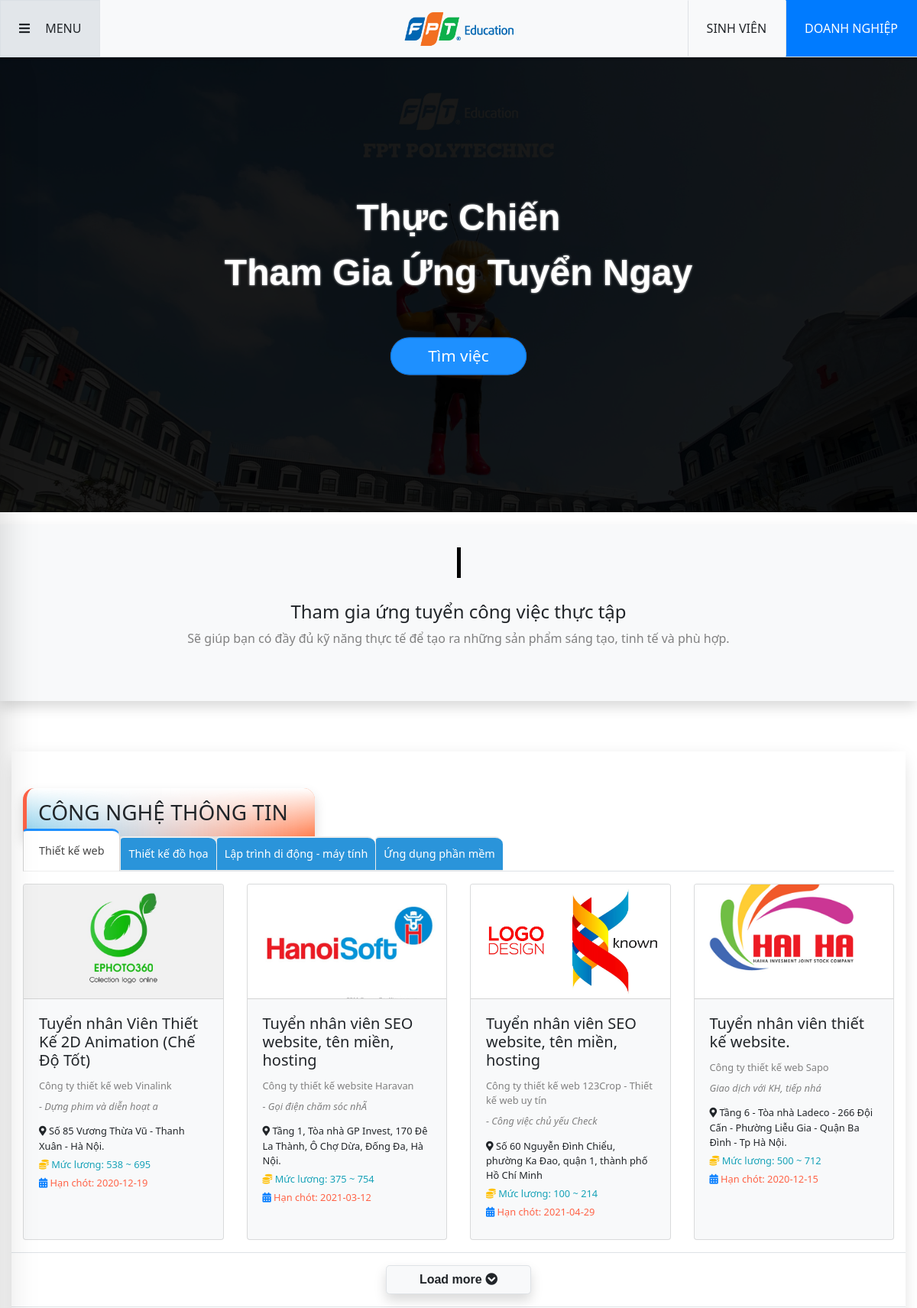
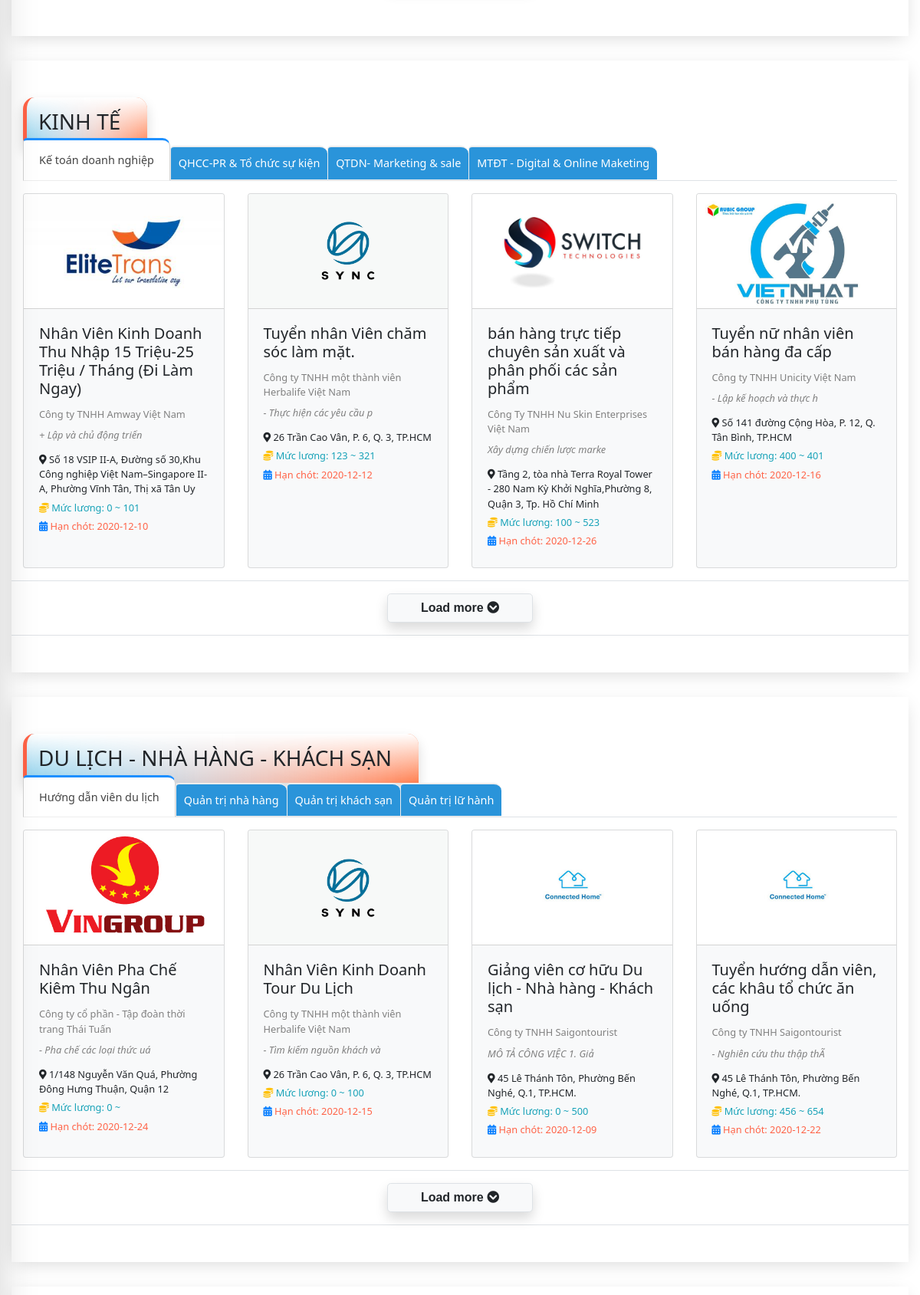
The page /site/index.php (upper part) on the database its author committed (2 pictures, top to bottom).
### tables this page shows
CREATE TABLE `nhom_nganh` (
  `id_nn` int(11) NOT NULL,
  `ten_nn` varchar(100) NOT NULL,
  `an_hien` tinyint(1) DEFAULT NULL
);

CREATE TABLE `nganh` (
  `id_nganh` int(11) NOT NULL,
  `ten_nganh` varchar(100) NOT NULL,
  `an_hien` tinyint(1) DEFAULT NULL,
  `id_nn` int(11) NOT NULL
);

CREATE TABLE `dang_tuyen` (
  `id_dt` int(11) NOT NULL,
  `tieu_de` varchar(100) DEFAULT NULL,
  `mo_ta` varchar(2000) DEFAULT NULL,
  `yeu_cau` varchar(2000) DEFAULT NULL,
  `quyen_loi` varchar(2000) DEFAULT NULL,
  `sl_sv_can` int(11) DEFAULT 1,
  `sl_sv_dk` int(11) DEFAULT 0,
  `thoi_gian` date DEFAULT NULL,
  `vi_tri` tinyint(1) DEFAULT NULL COMMENT '0 nhân viên thực tập\r\n1 nhân viên chính thức',
  `kinh_nghiem` tinyint(1) DEFAULT 0 COMMENT '0: không cần\r\n1: cần',
  `luong_khoi_dau` int(12) DEFAULT 0,
  `luong_ket_thuc` int(12) DEFAULT NULL,
  `thoi_gian_tt` int(2) NOT NULL COMMENT 'từ 1-12 giá trị theo tháng',
  `full_part_time` tinyint(1) DEFAULT 0 COMMENT '0 part time\r\n1 full time',
  `thoi_gian_lam_viec` tinyint(1) DEFAULT 0 COMMENT '0 làm t2-t6\r\n1 lam thu2-thu7\r\n2 lam thu2-cn',
  `che_do_bao_hiem` tinyint(1) DEFAULT 0,
  `du_lich` tinyint(1) DEFAULT 0,
  `che_do_thuong` tinyint(1) DEFAULT 0,
  `dao_tao` tinyint(1) DEFAULT 0,
  `tang_luong` tinyint(1) DEFAULT 0,
  `nghi_phep_nam` tinyint(1) DEFAULT 0,
  `id_dn` int(11) NOT NULL,
  `id_nganh` int(11) NOT NULL,
  `an_hien` tinyint(1) NOT NULL
);

CREATE TABLE `doanh_nghiep` (
  `id_dn` int(11) NOT NULL,
  `id_user` int(12) NOT NULL,
  `ten_dn` varchar(100) NOT NULL,
  `banner` varchar(200) DEFAULT NULL,
  `anh` varchar(200) DEFAULT NULL,
  `dia_chi` varchar(100) NOT NULL,
  `toa_do` varchar(30) NOT NULL COMMENT 'lat và lng cách nhau bởi dấu ,',
  `masothue` int(10) NOT NULL,
  `fax` int(10) NOT NULL,
  `sdt` varchar(11) NOT NULL,
  `sdt_ban` varchar(11) NOT NULL,
  `facebook` varchar(200) NOT NULL,
  `website` varchar(200) NOT NULL,
  `ngay_cap_nhap` date DEFAULT NULL,
  `an_hien` tinyint(1) DEFAULT 1,
  `stt` int(3) NOT NULL
);

### system/database.php (called while the page is built, shortened)
<?php
    function getConnection()  {
        try {
            $conn = new PDO("mysql:host=".HOST_DB.";dbname=".NAME_DB, USER_DB, PASS_DB);
            $conn->setAttribute(PDO::ATTR_ERRMODE, PDO::ERRMODE_EXCEPTION);
            return $conn;
            } catch(PDOException $e) {
            echo "Connection failed: " . $e->getMessage();
            }
        }
    function query($sql)   {
        $conn = getConnection();
        $result = $conn->query($sql);
        return $result;
        }
    function queryOne($sql) {
        $conn = getConnection();
        $result = $conn->query($sql);
        $row = $result->fetch(PDO::FETCH_ASSOC);
        return $row;
    }
?>

### site/model/home.php (called while the page is built, shortened)
<?php
require_once('../system/database.php');
function ds_nn(){
    $sql ="SELECT * FROM nhom_nganh";
   return query($sql);
}
function ds_nganh($id){
    $sql ="SELECT * FROM nganh where id_nn=$id";
   return query($sql);
}
function ds_dt($id){
    $sql ="SELECT * from dang_tuyen where id_nganh=$id and curdate() <= thoi_gian and sl_sv_can > sl_sv_dk order by id_dt desc";
    return query($sql);
}
function checkdoanhnghiepbyid($id){
    $sql="select * from doanh_nghiep where id_dn='$id'";
    return queryOne($sql);
}
?>

### site/view/home.php (the view, shortened to what this page needs)
  <div id="home" class="">
        <div class="row bg-light shadow my-3">
            <div class="home-line"></div>
            <div class="home-note col-12 text-center">
                <h4 class=" m-auto">Tham gia ứng tuyển công việc thực tập</h4>
                <p class="text-gray mt-2">Sẽ giúp bạn có đầy đủ kỹ năng thực tế để tạo ra những sản phẩm sáng tạo, tinh tế và phù hợp.</p>
            </div>
        </div>
        <div class=" row home-list-job">
        <?php
        foreach($ds_nn as $ds_nn){ $ds_nganh=ds_nganh($ds_nn['id_nn']); ?>
            <div class="col-12 py-5 my-3 "  style="box-shadow: 0 6px 24px -6px lightgray;">
                <h3 class=" shadow d-inline-block" ><?=$ds_nn['ten_nn']?></h3>
                <ul class=" nav nav-tabs mt-n2">
                    <?php
                     $i=1;
                    foreach($ds_nganh as $ds_nganh){
                       $a=$ds_nganh['id_nganh'];
                    ?>
                    <li class="nav-item ">
                        <a class="nav-link <?php if($i==1) echo 'active';?>" data-toggle="tab" href="#menu<?=$a.$i?>"><?=$ds_nganh['ten_nganh']?></a>
                    </li>
                    <?php $i= $i + 1; } ?>
                </ul>
                <div class="tab-content">
                    <?php
                     $ds_nganh=ds_nganh($ds_nn['id_nn']);
                     $k=1;
                    foreach($ds_nganh as $ds_nganh){
                        $a=$ds_nganh['id_nganh'];
                        $ds_dt=ds_dt($ds_nganh['id_nganh']);
                        ?>
                    <div id="menu<?=$a.$k?>" class="list-box-home  tab-pane <?php if($k==1) echo 'active';?>">
                        <div class="row d-flex flex-wrap ">
                        <?php $dem=1; foreach($ds_dt as $ds_dt){
                            if($dem>4) break;
                            $thongtindn=checkdoanhnghiepbyid($ds_dt['id_dn']);
                            ?>
                            <div class=" col-lg-3 col-md-6 mt-3  pb-3  float-left">
                                <div class="card card-re h-100 bg-light">
                                    <img class="card-img-top avt-cart-home" src="../uploads/<?=$thongtindn['anh']?>" onerror=this.src="../uploads/700x400.png" alt="Card image cap ">
                                    <div class="card-body small">
                                        <h5 class="card-title "><?=$ds_dt['tieu_de']?></h5>
                                        <a href="" class="card-text text-gray "><?=$thongtindn['ten_dn']?></a>
                                        <p class="card-text text-gray py-2 font-italic"><?php echo substr($ds_dt['mo_ta'],0,33)?></p>
                                        <p class="card-text "><i class="fas fa-map-marker-alt"></i> <?=$thongtindn['dia_chi']?></p>
                                        <p class="card-text text-info  "><i class="fas fa-coins   text-warning    "></i> Mức lương: <?=$ds_dt['luong_khoi_dau']?> ~ <?=$ds_dt['luong_ket_thuc']?></p>
                                        <p class="card-text  text-tomato"><i class="fas fa-calendar-alt   text-primary "></i> Hạn chót: <?=$ds_dt['thoi_gian']?></p>
                                    </div>
                                </div>
                            </div>
                            <?php if($dem==4){?>
                            <div class=" col-12 text-center bg-gray border-bottom border-top my-0 p-3">
                                <a type="button" href="index.php?act=listjob&id_nganh=<?=$ds_nganh['id_nganh']?>" class="xemthem col-lg-2 btn btn-light border btn-inline-block font-weight-bold rounded-lg  shadow  "><span>Load more</span> <i class="fas fa-chevron-circle-down "></i></a>
                            </div>
                            <?php } ?>
                            <?php  $dem++;}?>
                        </div>
                        </div>
            <?php
          $k++;  } ?>
    </div>
</div>
        <?php } ?>

### site/index.php (shortened to what this page needs)
<?php
    $ctrl ='home';
    $pathFile = "controller/$ctrl.php";
    if(file_exists($pathFile) == true) require_once $pathFile;
    else echo "Controller $ctrl ko ton tai.!";
?>

### site/controller/home.php (shortened to what this page needs)
<?php
require_once "../system/database.php";
require_once('model/home.php');
  $act = "index";
  switch ($act) {
    case "index":
          $view = "view/home.php";
          $ds_nn=ds_nn();
          require_once "view/layout.php";
      break;
    }

### site/view/layout.php (shortened to what this page needs)
<!DOCTYPE html>
<html lang="en">
<head>
    <link rel="stylesheet" href="https://pro.fontawesome.com/releases/v5.10.0/css/all.css" />
    <link rel="stylesheet" href="https://stackpath.bootstrapcdn.com/bootstrap/4.3.1/css/bootstrap.min.css">
    <link rel="stylesheet" href="https://cdnjs.cloudflare.com/ajax/libs/font-awesome/4.7.0/css/font-awesome.min.css">
    <link rel="stylesheet" href="view/css/style.css">
</head>
<body>
    <header id="header" class="fixed-top shadow-sm border-bottom bg-light">
        <div class="wrap d-flex justify-content-between align-items-center">
            <div id="header-menu" class="col p-0">
                <button id="sidebarToggle" class="btn btn-light border-right rounded-0 p-4 ">
                    <i class="fas fa-bars"></i>
                    <span class="d-none d-md-inline ml-3">MENU</span>
                </button>
            </div>
            <a id="header-logo" href="index.php" class="col text-center">
                <img src="view/images/logo-2.png" alt="">
            </a>
            <?php if (isset($_SESSION['sid'])) { ?>
                <div id="header-login" class="col p-0">
                    <div class="d-none d-lg-flex justify-content-end h-100 ">
                        <?php if (isset($_SESSION['schuc_vu']) && ($_SESSION['schuc_vu']) == 0) { ?>
                            <div class="btn-group" role="group">
                                <a id="btnGroupDrop1" type="button" class="dropdown-toggle btn bg-tomato rounded-0  h-100 border-left   p-4" data-toggle="dropdown" aria-haspopup="true" aria-expanded="false">
                                    <i class="fas fa-user-circle mr-2 "></i> <?php $ttsv = checkkhachhangbyid($_SESSION['sid']);
                                                                                $tttk = checktaikhoanbyid($_SESSION['sid']);
                                                                                echo $ttsv['ho_ten'] ?>
                                </a>
                                <div class="dropdown-menu dropdown-menu-right w-200 " aria-labelledby="btnGroupDrop1">
                                    <a class="dropdown-item" href="<?= SITE_URL ?>/?ctrl=sinh_vien"><i class="fas fa-list-alt mr-2"></i> Kiểm Tra Thông Tin </a>
                                    <a class="dropdown-item" href="<?= SITE_URL ?>/?ctrl=home"><i class="fas fa-history    mr-2"></i> Lịch Sử Đơn</a>
                                    <a class="dropdown-item" href="index.php?ctrl=sinh_vien&act=user_edit">
                                        <i class="far fa-key  mr-2"></i>
                                        Đổi mật khẩu
                                    </a>
                                    <a class="dropdown-item" href="<?= SITE_URL ?>/?ctrl=home&act=logout"><i class="fas fa-sign-out-alt   mr-2 "></i> Đăng xuất</a>
                                </div>
                            </div>
                        <?php } else { ?>
                            <div class="btn-group" role="group">
                                <a data-toggle="modal" data-target="#exampleModal-Nghia" href="#login" class="btn btn-light rounded-0 h-100 border-left p-4" role="button" aria-pressed="true"><i class="fas fa-edit"></i> Đăng Tin</a>
                                <a id="btnGroupDrop1" type="button" class="dropdown-toggle btn btn-primary  text-light rounded-0  h-100 border-left    p-4" data-toggle="dropdown" aria-haspopup="true" aria-expanded="false">
                                    <i class="fas fa-user-circle mr-2 "></i> <?= $_SESSION['user'] ?>
                                </a>
                                <div class="dropdown-menu dropdown-menu-right  " aria-labelledby="btnGroupDrop1">
                                    <a class="dropdown-item" href="<?= SITE_URL ?>/?ctrl=doanh_nghiep"><i class="fas fa-list-alt mr-2"></i> Kiểm Tra Thông Tin </a>
                                    <a class="dropdown-item" href="<?= SITE_URL ?>/?ctrl=home"><i class="fas fa-history    mr-2"></i> Danh sách ứng tuyển</a>
                                    <a class="dropdown-item" href="<?= SITE_URL ?>/?ctrl=home&act=logout"><i class="fas fa-sign-out-alt   mr-2 "></i> Đăng xuất</a>
                                </div>
                            </div>
                        <?php }  ?>
                    </div>
                </div>
            <?php } else { ?>
                <div id="header-login" class="col p-0">
                    <div class="d-none d-lg-flex justify-content-end h-100 ">
                        <a data-toggle="modal" href="#login" class="btn btn-light rounded-0  h-100 border-left   p-4" role="button" aria-pressed="true">SINH VIÊN</a>
                        <a data-toggle="modal" href="#login" class="btn btn-primary  rounded-0  h-100 border-left    p-4" role="button" aria-pressed="true">DOANH NGHIỆP</a>
                    </div>
                </div>
            <?php } ?>
        </div>
    </header>
    <?php
    if ($view == "view/home.php") {
    ?>
        <section id="banner" class="wrap">
            <div class="banner-img">
            </div>
            <div class="banner-title  text-center">
                <div class="container">
                    <p>Thực Chiến</p>
                    <p><span class="d-none d-lg-inline">Tham Gia</span> Ứng Tuyển Ngay</p>
                    <a href="index.php?ctrl=home&act=listjob" class="btn btn-primary btn-lg rounded-pill mt-5 px-5">Tìm việc
                    </a>
                </div>
            </div>
        </section>
    <?php } ?>
    <main id="main">
        <div class="container">
            <?php include $view; ?>
        </div>
    </main>
</body>
</html>

### site/view/css/style.css (style rules this page uses)
#header { max-height: 80px; }
.fixed-top { z-index: 30 !important; }
* { margin: 0; padding: 0; box-sizing: border-box; list-style: none; }
body { padding-top: 70px; font-family: 'Segoe UI', Tahoma, Geneva, Verdana, sans-serif; font-size: 12pt; }
p { margin: 0; }
.container { max-width: 1366px; }
.wrap { max-width: 1920px; }
img { width: 100%; }
.text-tomato { color: tomato; }
.text-gray { color: gray !important; }
#banner { position: relative; height: 600px; overflow: hidden; }
.banner-img { position: absolute; height: 100%; width: 100%; background-image: url('../images/banner.jpg.png'); background-position: center; background-size: cover; }
.banner-title { position: absolute; width: 100%; top: 50%; transform: translateY(-50%); color: white; }
.banner-title p { font-size: 3em; font-weight: bold; font-family: Arial, Helvetica, sans-serif; text-shadow: 0px 0px 3px lightgray; }
.banner-title a { font-size: 1.3em; background-color: dodgerblue; box-shadow: 0 0 1px gray; color: white; }
.banner-img::before { content: ""; position: absolute; top: 0; left: 0; bottom: 0; right: 0; background-color: rgba(0, 0, 0, .9); }
#header-logo img { height: 60px; width: auto; }
#main { min-height: 500px; }
.home-line { width: 5px; height: 5vh; margin: 30px auto; background-color: black; }
.home-note { margin-bottom: 70px; }
.home-list-job { margin: 50px 0; }
#home .nav-tabs li a { padding: 10px 10px; border: 1px solid #ededed; border-top: 2px solid #ededed; border-right: 0px none; background-color: #2a94da; color: #fff; border-radius: 5px 10px 0px 0; margin-right: 0px; font-weight: 500; transition: all 0.1s ease 0s; font-size: 0.9em; }
#home .nav-tabs li a.active, #home .nav-tabs li a.active:focus, #home .nav-tabs li a.active:hover { border-top: 3px solid dodgerblue; border-right: 1px solid #d3d3d3; border-left: 1px solid #d3d3d3; margin-top: -10px; color: #444; padding: 15px 20px; background: white; }
.home-list-job h3 { border-left: 5px tomato solid; padding: 15px 35px 15px 15px; border-top-left-radius: 15px; border-top-right-radius: 15px; background: linear-gradient( rgb(255, 255, 255), transparent), linear-gradient( 90deg, skyblue, transparent), linear-gradient( -90deg, coral, transparent); background-blend-mode: screen; }
.home-list-job .xemthem { font-family: 'Trebuchet MS', 'Lucida Sans Unicode', 'Lucida Grande', 'Lucida Sans', Arial, sans-serif; }
.home-list-job .card-re { position: relative; }
.home-list-job .card-re::before { display: none; content: ""; position: absolute; top: 0; left: 0; right: 0; bottom: 0; background-color: rgba(0, 0, 0, .8); border-radius: 5px; z-index: 1; }
.card-body p { margin-bottom: 5px; }
.avt-cart-home { border-bottom: 1px solid lightgray; height: 150px; object-fit: cover; }
.text-gray, footer a { color: lightgray; }

### rows shown on the page
nhom_nganh: ten_nn "CÔNG NGHỆ THÔNG TIN"
nganh: ten_nganh "Thiết kế web"
nganh: ten_nganh "Thiết kế đồ họa"
nganh: ten_nganh "Lập trình di động - máy tính"
nganh: ten_nganh "Ứng dụng phần mềm"
dang_tuyen: id_dn.anh (picture), tieu_de "Tuyển nhân Viên Thiết Kế 2D Animation (Chế Độ Tốt)", id_dn.ten_dn "Công ty thiết kế web Vinalink", mo_ta "- Dựng phim và diễn hoạt a", id_dn.dia_chi "Số 85 Vương Thừa Vũ - Thanh Xuân - Hà Nội.", luong_khoi_dau "538", luong_ket_thuc "695", thoi_gian "2020-12-19"
dang_tuyen: id_dn.anh (picture), tieu_de "Tuyển nhân viên SEO website, tên miền, hosting", id_dn.ten_dn "Công ty thiết kế website Haravan", mo_ta "- Gọi điện chăm sóc nhÃ", id_dn.dia_chi "Tầng 1, Tòa nhà GP Invest, 170 Đê La Thành, Ô Chợ Dừa, Đống Đa, Hà Nội.", luong_khoi_dau "375", luong_ket_thuc "754", thoi_gian "2021-03-12"
dang_tuyen: id_dn.anh (picture), tieu_de "Tuyển nhân viên SEO website, tên miền, hosting", id_dn.ten_dn "Công ty thiết kế web 123Crop - Thiết kế web uy tín", mo_ta "- Công việc chủ yếu Check", id_dn.dia_chi "Số 60 Nguyễn Đình Chiểu, phường Ka Đao, quận 1, thành phố Hồ Chí Minh", luong_khoi_dau "100", luong_ket_thuc "214", thoi_gian "2021-04-29"
dang_tuyen: id_dn.anh (picture), tieu_de "Tuyển nhân viên thiết kế website.", id_dn.ten_dn "Công ty thiết kế web Sapo", mo_ta "Giao dịch với KH, tiếp nhá", id_dn.dia_chi "Tầng 6 - Tòa nhà Ladeco - 266 Đội Cấn - Phường Liễu Gia - Quận Ba Đình - Tp Hà Nội.", luong_khoi_dau "500", luong_ket_thuc "712", thoi_gian "2020-12-15"
nhom_nganh: ten_nn "KINH TẾ"
nganh: ten_nganh "Kế toán doanh nghiệp"
nganh: ten_nganh "QHCC-PR & Tổ chức sự kiện"
nganh: ten_nganh "QTDN- Marketing & sale"
nganh: ten_nganh "MTĐT - Digital & Online Maketing"
dang_tuyen: id_dn.anh (picture), tieu_de "Nhân Viên Kinh Doanh Thu Nhập 15 Triệu-25 Triệu / Tháng (Đi Làm Ngay)", id_dn.ten_dn "Công ty TNHH Amway Việt Nam", mo_ta "+ Lập và chủ động triển", id_dn.dia_chi "Số 18 VSIP II-A, Đường số 30,Khu Công nghiệp Việt Nam–Singapore II-A, Phường Vĩnh Tân, Thị xã Tân Uy", luong_khoi_dau "0", luong_ket_thuc "101", thoi_gian "2020-12-10"
dang_tuyen: id_dn.anh (picture), tieu_de "Tuyển nhân Viên chăm sóc làm mặt.", id_dn.ten_dn "Công ty TNHH một thành viên Herbalife Việt Nam", mo_ta "- Thực hiện các yêu cầu p", id_dn.dia_chi "26 Trần Cao Vân, P. 6, Q. 3, TP.HCM", luong_khoi_dau "123", luong_ket_thuc "321", thoi_gian "2020-12-12"
dang_tuyen: id_dn.anh (picture), tieu_de "bán hàng trực tiếp chuyên sản xuất và phân phối các sản phẩm", id_dn.ten_dn "Công Ty TNHH Nu Skin Enterprises Việt Nam", mo_ta "Xây dựng chiến lược marke", id_dn.dia_chi "Tầng 2, tòa nhà Terra Royal Tower - 280 Nam Kỳ Khởi Nghĩa,Phường 8, Quận 3, Tp. Hồ Chí Minh", luong_khoi_dau "100", luong_ket_thuc "523", thoi_gian "2020-12-26"
dang_tuyen: id_dn.anh (picture), tieu_de "Tuyển nữ nhân viên bán hàng đa cấp", id_dn.ten_dn "Công ty TNHH Unicity Việt Nam", mo_ta "- Lập kế hoạch và thực h", id_dn.dia_chi "Số 141 đường Cộng Hòa, P. 12, Q. Tân Bình, TP.HCM", luong_khoi_dau "400", luong_ket_thuc "401", thoi_gian "2020-12-16"
nhom_nganh: ten_nn "DU LỊCH - NHÀ HÀNG - KHÁCH SẠN"
nganh: ten_nganh "Hướng dẫn viên du lịch"
nganh: ten_nganh "Quản trị nhà hàng"
nganh: ten_nganh "Quản trị khách sạn"
nganh: ten_nganh "Quản trị lữ hành"
dang_tuyen: id_dn.anh (picture), tieu_de "Nhân Viên Pha Chế Kiêm Thu Ngân", id_dn.ten_dn "Công ty cổ phần - Tập đoàn thời trang Thái Tuấn", mo_ta "- Pha chế các loại thức uá", id_dn.dia_chi "1/148 Nguyễn Văn Quá, Phường Đông Hưng Thuận, Quận 12", luong_khoi_dau "0", thoi_gian "2020-12-24"
dang_tuyen: id_dn.anh (picture), tieu_de "Nhân Viên Kinh Doanh Tour Du Lịch", id_dn.ten_dn "Công ty TNHH một thành viên Herbalife Việt Nam", mo_ta "- Tìm kiếm nguồn khách và", id_dn.dia_chi "26 Trần Cao Vân, P. 6, Q. 3, TP.HCM", luong_khoi_dau "0", luong_ket_thuc "100", thoi_gian "2020-12-15"
dang_tuyen: id_dn.anh (picture), tieu_de "Giảng viên cơ hữu Du lịch - Nhà hàng - Khách sạn", id_dn.ten_dn "Công ty TNHH Saigontourist", mo_ta "MÔ TẢ CÔNG VIỆC 1. Giả", id_dn.dia_chi "45 Lê Thánh Tôn, Phường Bến Nghé, Q.1, TP.HCM.", luong_khoi_dau "0", luong_ket_thuc "500", thoi_gian "2020-12-09"
dang_tuyen: id_dn.anh (picture), tieu_de "Tuyển hướng dẫn viên, các khâu tổ chức ăn uống", id_dn.ten_dn "Công ty TNHH Saigontourist", mo_ta "- Nghiên cứu thu thập thÃ", id_dn.dia_chi "45 Lê Thánh Tôn, Phường Bến Nghé, Q.1, TP.HCM.", luong_khoi_dau "456", luong_ket_thuc "654", thoi_gian "2020-12-22"
